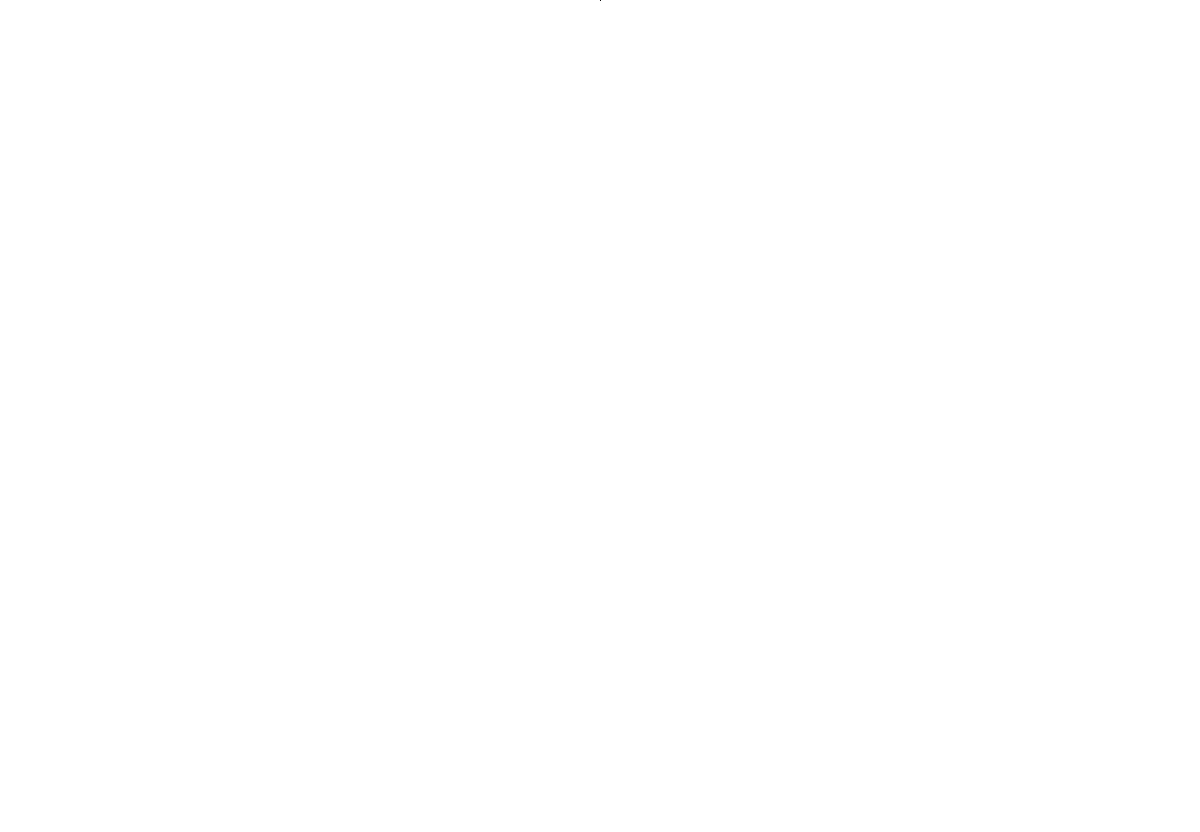
Frame 1 (no input)
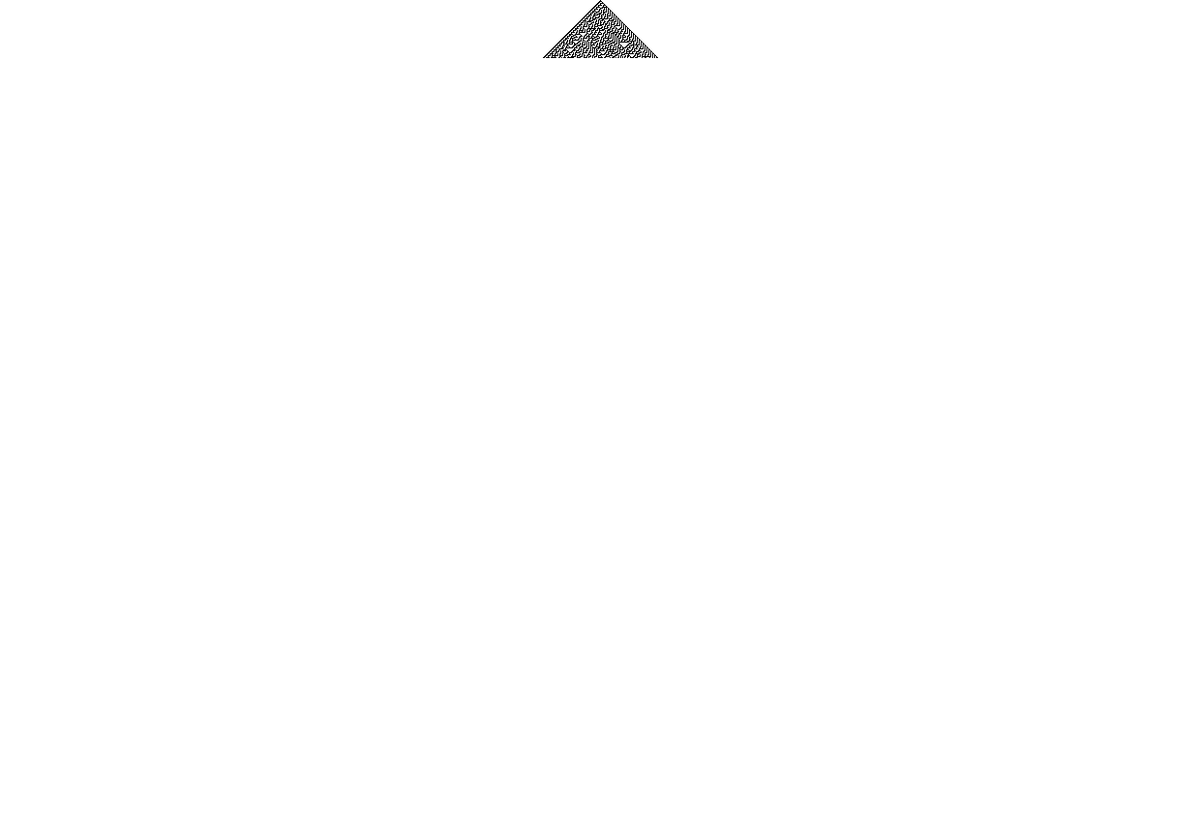
Frame 60 (the mouse pressed at the canvas centre just before this capture)
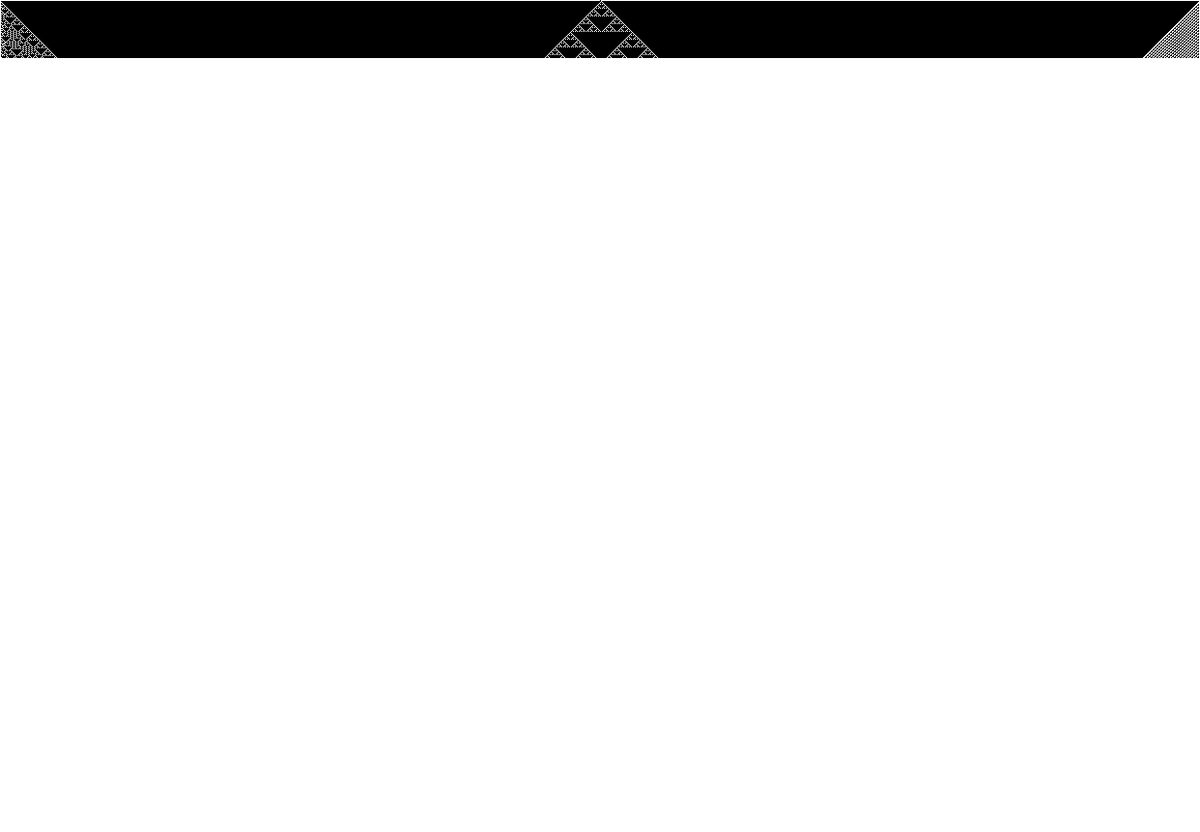
Frame 120 (the mouse held since frame 60 and released just before this capture)

The Processing sketch that drew these frames (run headless with seeded random() and noise(); from frame 60 on, the mouse is pressed at the canvas centre):

// Processing sketch: Wolfram_random_rule
// ── Wolfram_random_rule.pde
/**
 * Wolfram Cellular Automata
 * by Daniel Shiffman.  
 * 
 * Simple demonstration of a Wolfram 1-dimensional cellular automata
 * When the system reaches bottom of the window, it restarts with a new ruleset
 * Mouse click restarts as well. 
 */
 
CA ca;   // An instance object to describe the Wolfram basic Cellular Automata

void setup() {
  size(1240, 860);
  int[] ruleset = {0,0,0,1,1,1,1,0};    // An initial rule system
  ca = new CA(ruleset);                 // Initialize CA
  background(255);
}

void draw() {
  ca.render();    // Draw the CA
  ca.generate();  // Generate the next level
  
}

void mousePressed() {
  background(0);
  ca.randomize();
  ca.restart();
}

// ── CA.pde
class CA {

  int[] cells;     // An array of 0s and 1s 
  int generation;  // How many generations?
  int scl;         // How many pixels wide/high is each cell?

  int[] rules;     // An array to store the ruleset, for example {0,1,1,0,1,1,0,1}

  CA(int[] r) {
    rules = r;
    scl = 1;
    cells = new int[width/scl];
    restart();
  }
  
  // Set the rules of the CA
  void setRules(int[] r) {
    rules = r;
  }
  
  // Make a random ruleset
  void randomize() {
    for (int i = 0; i < 8; i++) {
      rules[i] = int(random(2));
    }
  }
  
  // Reset to generation 0
  void restart() {
    for (int i = 0; i < cells.length; i++) {
      cells[i] = 0;
    }
    cells[cells.length/2] = 1;    // We arbitrarily start with just the middle cell having a state of "1"
    generation = 0;
  }

  // The process of creating the new generation
  void generate() {
    // First we create an empty array for the new values
    int[] nextgen = new int[cells.length];
    // For every spot, determine new state by examing current state, and neighbor states
    // Ignore edges that only have one neighor
    for (int i = 1; i < cells.length-1; i++) {
      int left = cells[i-1];   // Left neighbor state
      int me = cells[i];       // Current state
      int right = cells[i+1];  // Right neighbor state
      nextgen[i] = executeRules(left,me,right); // Compute next generation state based on ruleset
      
  }
    // Copy the array into current value
    for (int i = 1; i < cells.length-1; i++) {
      cells[i] = nextgen[i];
    }
    //cells = (int[]) nextgen.clone();
    generation++;
  }
  
  // This is the easy part, just draw the cells, fill 255 for '1', fill 0 for '0'
  void render() {
    for (int i = 0; i < cells.length; i++) {
      if (cells[i] == 1) {
        fill(0);
      } else { 
        fill(255);
      }
      noStroke();
      rect(i*scl,generation*scl, scl,scl);
    }
  }
  
  // Implementing the Wolfram rules
  // Could be improved and made more concise, but here we can explicitly see what is going on for each case
  int executeRules (int a, int b, int c) {
    if (a == 1 && b == 1 && c == 1) { if(random(10)<2) return 1; else return rules[0]; }
    if (a == 1 && b == 1 && c == 0) { return rules[1]; }
    if (a == 1 && b == 0 && c == 1) { return rules[2]; }
    if (a == 1 && b == 0 && c == 0) { return rules[3]; }
    if (a == 0 && b == 1 && c == 1) { return rules[4]; }
    if (a == 0 && b == 1 && c == 0) { return rules[5]; }
    if (a == 0 && b == 0 && c == 1) { return rules[6]; }
    if (a == 0 && b == 0 && c == 0) { return rules[7]; }
    return 0;
  }
  
  // The CA is done if it reaches the bottom of the screen
  boolean finished() {
    if (generation > height/scl) {
       return true;
    } else {
       return false;
    }
  }
}
